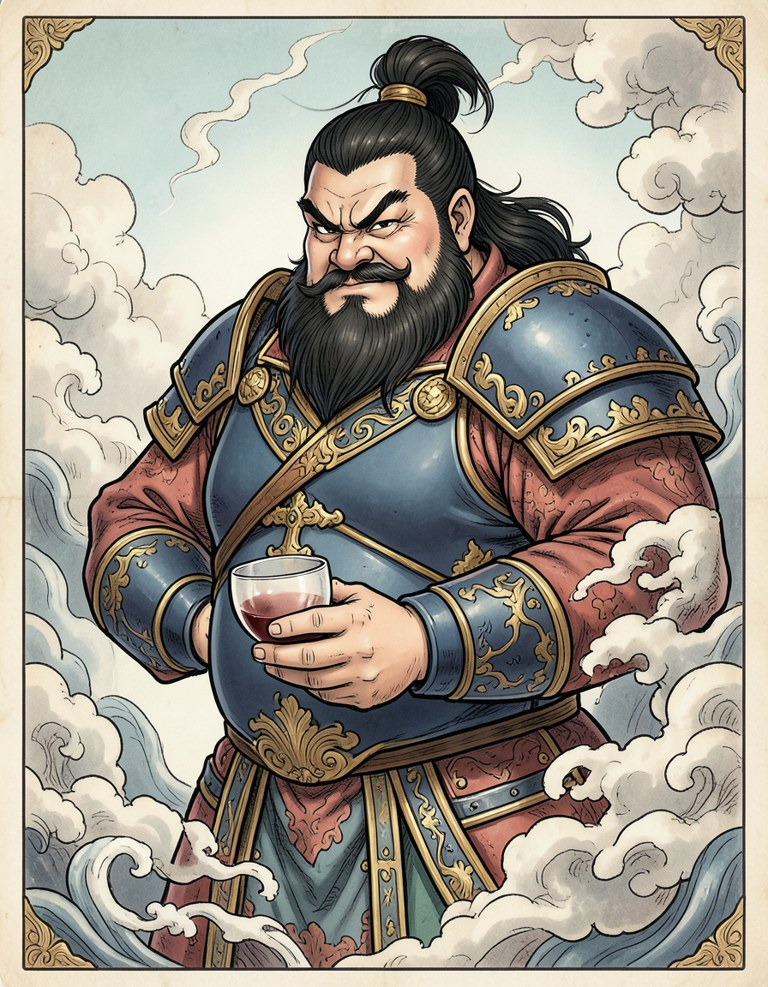
#> input picture assets/tk/stills/refs/dongzhuo.jpg, 768 x 987 px
$ python -i gen_ui.py   (imports and definitions only)
#> lines starting #> are read from the running program, lines starting #| are printed output that depends on the picture
#> further down, picture is the input picture: PIL image 768x987 RGB; mean R, G, B 157.8, 150.9, 139.4
"""The site's skins' UI art, one set per look: painted by Seedream 5 Pro, then cut out, tiled, sliced and given
hover/pressed states here. No logos, no text, nothing traced from any game.

  tavern (body.theme-tavern, assets/ui/): a warm East Asian go-tavern, chunky card-game look: lacquered wood, cloud
      scrolls, jade and gold.
  halloween (body.season-halloween, assets/ui/halloween/): a haunted go hall: manor stone, gnarled wood, wrought iron,
      cobwebs, pumpkins and bone.
  harvest (body.season-harvest, assets/ui/harvest/): a harvest barn at Thanksgiving: barn wood, wicker, wheat,
      maple leaves, acorns, gourds, cranberry and amber.
  boards (assets/boards/): the event boards' painted surfaces (Events ITEMS board.tex), under the grid and stones.
  A new season is a PAINT block, a build function and a SLICES entry in SETS below, plus its CSS block in
  theme-seasonal.css (body.season-<name>, urls into assets/ui/<name>/).

    python3 tools/gen_ui.py [--set NAME] paint [ASSET ...]   # raw art into <dir>/raw/ (one try each, ~$0.045 an image)
    python3 tools/gen_ui.py [--set NAME] edit ASSET "instruction"  # fix a painting by an image edit of itself (~$0.045);
                                                             # the original is kept as raw/ASSET.orig.webp
    python3 tools/gen_ui.py [--set NAME] build               # raw art -> <dir>/*.webp|png and <dir>/ui.json (sizes, slices)
    python3 tools/gen_ui.py [--set NAME] sheet OUT.png       # a contact sheet of the built assets

REPLICATE_API_TOKEN comes from the environment. Cut-outs use 851-labs/background-remover (tools/build_portraits.py).
"""
import io
import json
import sys
from pathlib import Path

from PIL import Image, ImageChops, ImageDraw, ImageEnhance, ImageFilter

ROOT = Path(__file__).resolve().parent.parent
sys.path.insert(0, str(ROOT / "tools"))
UI = ROOT / "assets/ui"
RAW = UI / "raw"

LOOK = ("Painterly hand-painted game UI art, chunky and warm-lit, rich saturated colours, soft highlights, in the style "
        "of a cosy fantasy card game's interface, East Asian tavern motifs: red-brown lacquered wood, carved cloud "
        "scrolls, jade and gold. No text, no letters, no logos.")
ON_WHITE = "Isolated on a plain flat pure white background, nothing else."

PAINT = {   # name: (aspect, prompt)
    "tavern-wall": ("1:1", "A flat, front-on texture of a dark warm tavern wall: rich brown wooden planks running "
                           "vertically with one dark carved beam across, worn and warm, evenly lit, no objects, "
                           "fills the whole frame edge to edge, seamless texture. " + LOOK),
    "parchment": ("1:1", "A flat, front-on texture of soft warm parchment paper, cream and pale gold with gentle "
                         "fibres and faint mottling, evenly lit, no marks, no border, fills the whole frame edge to "
                         "edge, seamless texture. " + LOOK),
    "hearth-hero": ("21:9", "A wide view inside a cosy Chinese go tavern at night: a glowing stone hearth on the "
                            "right, red paper lanterns hanging from dark carved beams, a wooden go board with black "
                            "and white stones on a low table in the warm firelight, tea cups, shelves of scrolls, a "
                            "round lattice window; distant patrons only as soft silhouettes, no faces in focus. " + LOOK),
    "frame-wood": ("1:1", "A square ornate picture frame, front-on: thick carved red-brown lacquered wood with "
                          "cloud-scroll carving along each side and polished gold caps on all four corners, the "
                          "centre an empty plain white square, the frame only. " + ON_WHITE + " " + LOOK),
    "panel-trim": ("1:1", "A thin square decorative border, front-on: a slim line of gold filigree with small "
                          "cloud-scroll flourishes at the four corners and a tiny jade bead at each corner, the "
                          "centre empty plain white, the border only. " + ON_WHITE + " " + LOOK),
    "btn-gold": ("21:9", "A single wide chunky game button plate, front-on, rounded rectangle: polished gold with a "
                         "bevelled rim, a warm glossy highlight on top and a darker lower edge, a small cloud-scroll "
                         "ornament at each end, empty in the middle. " + ON_WHITE + " " + LOOK),
    "btn-jade": ("21:9", "A single wide chunky game button plate, front-on, rounded rectangle: polished green jade "
                         "with a thin gold bevelled rim, a soft glossy highlight on top, a small gold cloud-scroll "
                         "ornament at each end, empty in the middle. " + ON_WHITE + " " + LOOK),
    "banner-ribbon": ("21:9", "A single long red silk ribbon banner for a title, front-on, flat in the middle with "
                              "folded swallow-tail ends curling back at both sides, a thin gold trim along its edges, "
                              "empty in the middle. " + ON_WHITE + " " + LOOK),
    "card-frame": ("3:4", "A tall ornate collectible-card frame, front-on: carved red-brown lacquered wood border with "
                          "gold trim, a round jade gem set at the top centre, a gold nameplate band across the lower "
                          "third, the picture window an empty plain white rectangle, the frame only. "
                          + ON_WHITE + " " + LOOK),
}

# how each built asset is sliced (CSS border-image): insets in px of the built size
SLICES = {"frame-wood": 86, "panel-trim": 24, "btn-gold": [0, 48], "btn-jade": [0, 48], "banner-ribbon": [0, 72],
          "card-frame": [71, 49, 114, 50]}   # card-frame: its picture window (top right bottom left)

HW_LOOK = ("Painterly hand-painted game UI art, chunky and moody, in the style of a cosy fantasy card game's Halloween "
           "event: moonlit purples and deep blue-greys lit by warm pumpkin-orange candlelight, gnarled dark wood, "
           "wrought iron, cobwebs. Spooky but friendly, not gory. No text, no letters, no logos, no faces of people.")
HW_PAINT = {
    "wall": ("1:1", "A flat, front-on texture of a haunted manor wall at night: rough dark grey-violet stone blocks with "
                    "a little moss and faint cobweb wisps, evenly lit by soft moonlight, no objects, no windows, fills "
                    "the whole frame edge to edge, seamless texture. " + HW_LOOK),
    "parchment": ("1:1", "A flat, front-on texture of old aged parchment paper, pale bone-cream with soft grey-lilac "
                         "mottling and faint foxing spots, light overall, evenly lit, no marks, no border, fills the "
                         "whole frame edge to edge, seamless texture. " + HW_LOOK),
    "header-beam": ("21:9", "A flat, front-on texture of one long dark carved wooden beam running horizontally across "
                            "the whole frame, black-brown gnarled wood grain with a few thin cobweb strands, evenly "
                            "lit, fills the whole frame edge to edge, seamless texture. " + HW_LOOK),
    "board-frame": ("1:1", "A square ornate picture frame, front-on: thick gnarled carved dark haunted wood, twisting "
                           "roots and branches along each side, a small glowing carved jack-o'-lantern on each of the "
                           "four corners, a few cobwebs, the centre an empty plain white square, the frame only. "
                           + ON_WHITE + " " + HW_LOOK),
    "panel-frame": ("1:1", "A thin square decorative border, front-on: a slim line of black wrought iron with small "
                           "curling scrolls and a tiny cobweb in each of the four corners, the centre empty plain "
                           "white, the border only. " + ON_WHITE + " " + HW_LOOK),
    "btn-pumpkin": ("21:9", "A single wide chunky game button plate, front-on, rounded rectangle: glossy carved pumpkin "
                            "orange with ribbed rind texture and a dark bevelled rim, a warm highlight on top, a curling "
                            "green vine tendril ornament at each end, empty in the middle. " + ON_WHITE + " " + HW_LOOK),
    "btn-bone": ("21:9", "A single wide chunky game button plate, front-on, rounded rectangle: deep violet polished stone "
                         "with a pale bone-white bevelled rim, a soft glossy highlight on top, a small carved bone "
                         "ornament at each end, empty in the middle. " + ON_WHITE + " " + HW_LOOK),
    "ribbon": ("21:9", "A single long tattered purple cloth banner for a title, front-on, flat in the middle with "
                       "ragged torn swallow-tail ends at both sides, a thin orange trim along its edges, empty in the "
                       "middle. " + ON_WHITE + " " + HW_LOOK),
    "stone-white": ("1:1", "A single big chunky piece of classic candy corn seen from straight above, a plump rounded "
                           "triangle filling most of the frame: a broad bright yellow base, an orange middle band and a "
                           "bright white tip, glossy, simple bold shapes, very light and bright overall. "
                           + ON_WHITE + " " + HW_LOOK),
    "stone-black": ("1:1", "A single big round dark chocolate truffle seen from straight above, filling most of the frame, "
                           "very dark near-black cocoa-dusted surface with a soft glossy highlight, simple bold shape, very "
                           "dark overall. " + ON_WHITE + " " + HW_LOOK),
    "bat": ("1:1", "A single small cute cartoon bat flying, wings spread wide, seen from the front, dark violet-black "
                   "with soft purple highlights, simple silhouette. " + ON_WHITE + " " + HW_LOOK),
}
HW_SLICES = {"btn-pumpkin": [0, 48], "btn-bone": [0, 48], "ribbon": [0, 72]}   # the frames: measured in build

HV_LOOK = ("Painterly hand-painted game UI art, chunky and warm, in the style of a cosy fantasy card game's autumn harvest "
           "festival: golden-hour amber light, russet, burnt orange, deep cranberry red and wheat gold, rustic weathered "
           "barn wood, woven wicker, wheat sheaves, maple and oak leaves, acorns, small gourds. Warm and homely. No text, "
           "no letters, no logos, no people, no turkeys.")
HV_PAINT = {
    "wall": ("1:1", "A flat, front-on texture of a rustic harvest barn wall: weathered warm brown wooden boards running "
                    "vertically, a few small bundles of dried wheat and autumn leaves hung on nails, evenly lit by warm "
                    "lantern light, no windows, fills the whole frame edge to edge, seamless texture. " + HV_LOOK),
    "parchment": ("1:1", "A flat, front-on texture of soft warm cream linen paper, pale wheat and light honey tones with "
                         "gentle fibres and faint mottling, light overall, evenly lit, no marks, no border, no objects, "
                         "fills the whole frame edge to edge, seamless texture. " + HV_LOOK),
    "header-beam": ("21:9", "A flat, front-on texture of one long rustic wooden beam running horizontally across the whole "
                            "frame with a garland of red and orange autumn maple leaves, acorns and wheat draped along "
                            "it, evenly lit, fills the whole frame edge to edge, seamless texture. " + HV_LOOK),
    "board-frame": ("1:1", "A square ornate picture frame, front-on: thick woven golden wicker and braided wheat with "
                           "russet autumn maple leaves along each side, a small cluster of mini pumpkins, gourds and "
                           "acorns on each of the four corners, the centre an empty plain white square, the frame only. "
                           + ON_WHITE + " " + HV_LOOK),
    "panel-frame": ("1:1", "A thin square decorative border, front-on: a slim braided wheat-straw line with a small "
                           "cluster of oak leaves and an acorn in each of the four corners, the centre empty plain "
                           "white, the border only. " + ON_WHITE + " " + HV_LOOK),
    "btn-wheat": ("21:9", "A single wide chunky game button plate, front-on, rounded rectangle: polished warm honey-gold "
                          "amber with a dark walnut-wood bevelled rim, a warm glossy highlight on top, a small wheat-ear "
                          "ornament at each end, empty in the middle. " + ON_WHITE + " " + HV_LOOK),
    "btn-cranberry": ("21:9", "A single wide chunky game button plate, front-on, rounded rectangle: polished deep "
                              "cranberry red with a thin golden-wheat bevelled rim, a soft glossy highlight on top, a "
                              "small acorn ornament at each end, empty in the middle. " + ON_WHITE + " " + HV_LOOK),
    "ribbon": ("21:9", "A single long woven burlap and russet plaid cloth banner for a title, front-on, flat in the "
                       "middle with folded swallow-tail ends at both sides, a thin golden stitched trim along its edges, "
                       "empty in the middle. " + ON_WHITE + " " + HV_LOOK),
    "leaf": ("1:1", "A single red-orange autumn maple leaf, seen flat from above, with a short stem, rich glowing "
                    "colours, simple bold shape. " + ON_WHITE + " " + HV_LOOK),
}
BD_LOOK = ("A flat, front-on, evenly lit texture filling the whole square frame edge to edge, seen straight from above, "
           "painterly hand-painted game art. The middle is calm and even, a medium tone (neither dark nor light), with "
           "only soft low-contrast detail; any motifs are faint and kept toward the corners. No grid, no lines, no "
           "stones, no border, no frame, no text, no letters, no logos.")
BD_PAINT = {   # the event boards' surfaces (Events ITEMS board.tex): drawn under the grid and stones, so they stay calm
    "haunted": ("1:1", "The playing surface of a haunted go board: dusky medium violet-purple wood with faint, soft "
                       "ghostly swirling grain, a gentle pale moonlight sheen across it, the faintest cobweb wisps in "
                       "the four corners. " + BD_LOOK),
    "moonlit": ("1:1", "The playing surface of a moonlit go board: medium night-blue lacquer, smooth and softly glossy, "
                       "with tiny faint silver star flecks scattered sparsely and a soft pale moon glow in one corner. "
                       + BD_LOOK),
}


BD_SOFTEN = {"haunted": .15}   # less softening where the grain is the point (the user: 'look like wood grain')


# [7 lines left out: function build_boards, not called in this run]


HV_SLICES = {"btn-wheat": [0, 48], "btn-cranberry": [0, 48], "ribbon": [0, 72]}   # the frames: measured in build


# [84 lines left out: functions paint, edit, seamless, mirrored, cutout, clear_window, not called in this run]


def states(im, h=64):
    """A button plate at h px tall, and its hover (brighter, a warm glow) and pressed (darker, nudged down) states."""
#> called with h = 64
    im = im.resize((round(im.width * h / im.height), h), Image.LANCZOS)
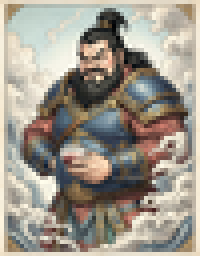
#> im: PIL image 50x64 RGB (shown 4 times larger); mean R, G, B 157.8, 150.9, 139.4
    hover = ImageEnhance.Brightness(im).enhance(1.15)
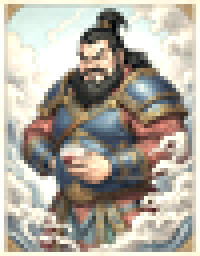
#> hover: PIL image 50x64 RGB (shown 4 times larger); mean R, G, B 177.3, 170.9, 159.5
    pressed = Image.new("RGBA", im.size)
#> pressed: PIL image 50x64 RGBA; every value is 0
#> (the run stopped early here; a loop or call above may not have finished)
